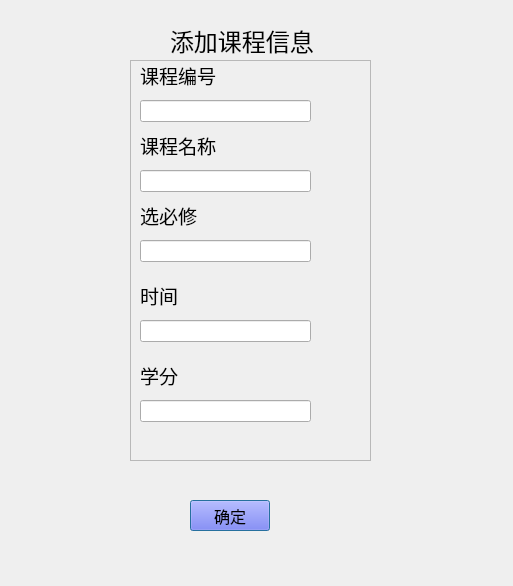
<?xml version="1.0" encoding="UTF-8"?>
<ui version="4.0">
 <class>InputCourDialog</class>
 <widget class="QDialog" name="InputCourDialog">
  <property name="geometry">
   <rect>
    <x>0</x>
    <y>0</y>
    <width>513</width>
    <height>586</height>
   </rect>
  </property>
  <property name="windowTitle">
   <string>Dialog</string>
  </property>
  <widget class="QFrame" name="frame">
   <property name="geometry">
    <rect>
     <x>130</x>
     <y>60</y>
     <width>241</width>
     <height>401</height>
    </rect>
   </property>
   <property name="frameShape">
    <enum>QFrame::StyledPanel</enum>
   </property>
   <property name="frameShadow">
    <enum>QFrame::Raised</enum>
   </property>
   <widget class="QLabel" name="label">
    <property name="geometry">
     <rect>
      <x>10</x>
      <y>0</y>
      <width>141</width>
      <height>31</height>
     </rect>
    </property>
    <property name="font">
     <font>
      <family>幼圆</family>
      <pointsize>14</pointsize>
     </font>
    </property>
    <property name="text">
     <string>课程编号</string>
    </property>
   </widget>
   <widget class="QLineEdit" name="idlineEdit">
    <property name="geometry">
     <rect>
      <x>10</x>
      <y>40</y>
      <width>171</width>
      <height>22</height>
     </rect>
    </property>
   </widget>
   <widget class="QLineEdit" name="namelineEdit">
    <property name="geometry">
     <rect>
      <x>10</x>
      <y>110</y>
      <width>171</width>
      <height>22</height>
     </rect>
    </property>
   </widget>
   <widget class="QLabel" name="label_2">
    <property name="geometry">
     <rect>
      <x>10</x>
      <y>70</y>
      <width>131</width>
      <height>31</height>
     </rect>
    </property>
    <property name="font">
     <font>
      <family>幼圆</family>
      <pointsize>14</pointsize>
     </font>
    </property>
    <property name="text">
     <string>课程名称</string>
    </property>
   </widget>
   <widget class="QLineEdit" name="typelineEdit">
    <property name="geometry">
     <rect>
      <x>10</x>
      <y>180</y>
      <width>171</width>
      <height>22</height>
     </rect>
    </property>
   </widget>
   <widget class="QLabel" name="label_3">
    <property name="geometry">
     <rect>
      <x>10</x>
      <y>140</y>
      <width>71</width>
      <height>31</height>
     </rect>
    </property>
    <property name="font">
     <font>
      <family>幼圆</family>
      <pointsize>14</pointsize>
     </font>
    </property>
    <property name="text">
     <string>选必修</string>
    </property>
   </widget>
   <widget class="QLineEdit" name="timelineEdit">
    <property name="geometry">
     <rect>
      <x>10</x>
      <y>260</y>
      <width>171</width>
      <height>22</height>
     </rect>
    </property>
   </widget>
   <widget class="QLabel" name="label_4">
    <property name="geometry">
     <rect>
      <x>10</x>
      <y>220</y>
      <width>71</width>
      <height>31</height>
     </rect>
    </property>
    <property name="font">
     <font>
      <family>幼圆</family>
      <pointsize>14</pointsize>
     </font>
    </property>
    <property name="text">
     <string>时间</string>
    </property>
   </widget>
  </widget>
  <widget class="QPushButton" name="pushButton">
   <property name="geometry">
    <rect>
     <x>190</x>
     <y>500</y>
     <width>80</width>
     <height>31</height>
    </rect>
   </property>
   <property name="font">
    <font>
     <family>幼圆</family>
     <pointsize>12</pointsize>
    </font>
   </property>
   <property name="styleSheet">
    <string notr="true">background-color: rgb(85, 85, 255);</string>
   </property>
   <property name="text">
    <string>确定</string>
   </property>
  </widget>
  <widget class="QLabel" name="label_5">
   <property name="geometry">
    <rect>
     <x>140</x>
     <y>360</y>
     <width>71</width>
     <height>31</height>
    </rect>
   </property>
   <property name="font">
    <font>
     <family>幼圆</family>
     <pointsize>14</pointsize>
    </font>
   </property>
   <property name="text">
    <string>学分</string>
   </property>
  </widget>
  <widget class="QLineEdit" name="creditlineEdit">
   <property name="geometry">
    <rect>
     <x>140</x>
     <y>400</y>
     <width>171</width>
     <height>22</height>
    </rect>
   </property>
  </widget>
  <widget class="QLabel" name="label_6">
   <property name="geometry">
    <rect>
     <x>170</x>
     <y>10</y>
     <width>151</width>
     <height>61</height>
    </rect>
   </property>
   <property name="font">
    <font>
     <family>幼圆</family>
     <pointsize>18</pointsize>
    </font>
   </property>
   <property name="text">
    <string>添加课程信息</string>
   </property>
  </widget>
 </widget>
 <resources/>
 <connections/>
</ui>
